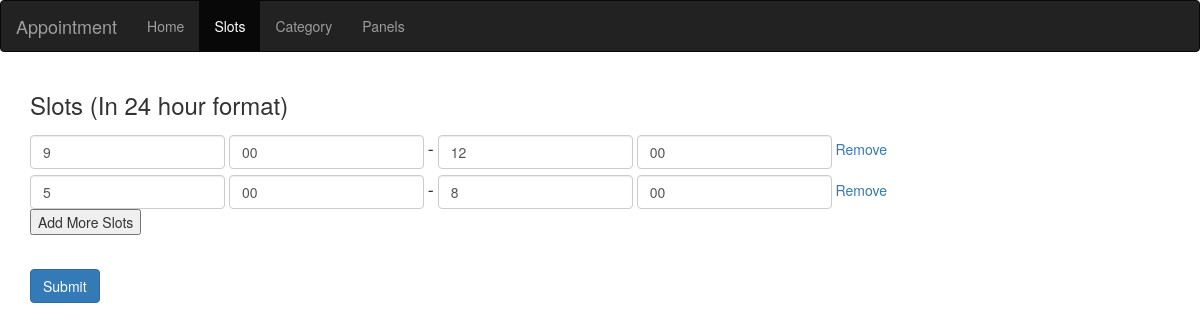
Screenshot of /index.php/Admin/slot_detail/?day_id=1 with the database file from the repository.
### tables this page shows
CREATE TABLE IF NOT EXISTS `slots` (
  `slot_id` int(11) NOT NULL AUTO_INCREMENT,
  `day_id` int(11) NOT NULL,
  `start_hour` varchar(11) NOT NULL,
  `start_minute` varchar(11) NOT NULL,
  `end_hour` varchar(11) NOT NULL,
  `end_minute` varchar(11) NOT NULL,
  PRIMARY KEY (`slot_id`)
);

### application/controllers/Admin.php (called while the page is built, shortened)
<?php
class Admin extends CI_Controller
{
    public function __construct()
    {
        $this->load->helper('url');
        $this->load->library('session');
    }
    public function slot_detail(){
        $day_id=$_GET['day_id'];
        $this->load->Model('AdminModel');
        $sheet = $this->AdminModel->slot_detail($day_id);
        $this->load->view("admin/slot_detail",$sheet);
    }
}

### index.php (called while the page is built, shortened)
<?php
require_once BASEPATH.'core/CodeIgniter.php';

### application/models/AdminModel.php (called while the page is built, shortened)
<?php
Class AdminModel extends CI_Model
{
    public function slot_detail($day_id){
        $sql="SELECT * FROM slots WHERE day_id='$day_id'";
        $query=$this->db->query($sql);
        $result=array();
        $result['slotdata']=$query->result_array();
        return $result;
    }
}

### application/views/admin/slot_detail.php (the view, shortened to what this page needs)
<html>
<head>
    <link rel="stylesheet" href="https://maxcdn.bootstrapcdn.com/bootstrap/3.3.7/css/bootstrap.min.css">
</head>
<body>
<nav class="navbar navbar-inverse">
    <div class="container-fluid">
        <div class="navbar-header">
            <a class="navbar-brand" href="#">Appointment</a>
        </div>
        <div class="collapse navbar-collapse" id="myNavbar">
            <ul class="nav navbar-nav">
                <li><a href="<?=CTRL?>Admin/dashboard">Home</a></li>
                <li class="active"><a href="<?=CTRL?>Admin/slots">Slots</a></li>
                <li><a href="<?=CTRL?>Admin/category">Category</a></li>
                <li><a href="<?=CTRL?>Admin/panels">Panels</a></li>
            </ul>
        </div>
    </div>
</nav>
<div class="container">
    <h3>Slots (In 24 hour format)</h3>
    <form action="<?=CTRL?>Admin/add_slots/?day_id=<?php echo $_GET['day_id']; ?>" id="new_form" method="post">
        <?php
        foreach ($slotdata as $val) {
            ?>
            <div class="form-inline" id="div_<?php echo $val['slot_id']; ?>">
                <div class="form-group">
                    <input type="name" class="form-control" placeholder="Start Hour" name="sth[]" value="<?php echo $val['start_hour']; ?>" required>
                </div>
                <div class="form-group">
                    <input type="name" class="form-control" placeholder="Start Minute" name="stm[]" value="<?php echo $val['start_minute']; ?>" required>
                </div>
                <h4 style="display:inline-block;"> - </h4>
                <div class="form-group">
                    <input type="name" class="form-control" placeholder="End Hour" name="enh[]" value="<?php echo $val['end_hour']; ?>" required>
                </div>
                <div class="form-group">
                    <input type="name" class="form-control" placeholder="End Minute" name="enm[]" value="<?php echo $val['end_minute']; ?>" required>
                </div>
                <a href="#" class="remove_field" id="remove_<?php echo $val['slot_id']; ?>">Remove</a>
            </div>
            <?php
        }
        ?>
        <div class="input_fields_wrap">
            <button class="add_field_button">Add More Slots</button>
        </div>
    </form>
    <br>
    <button type="submit" class="btn btn-primary" form="new_form">Submit</button>
</div>
</body>
</html>

### rows the page displays
slots: start_hour "9", start_minute "00", end_hour "12", end_minute "00"
slots: start_hour "5", start_minute "00", end_hour "8", end_minute "00"
